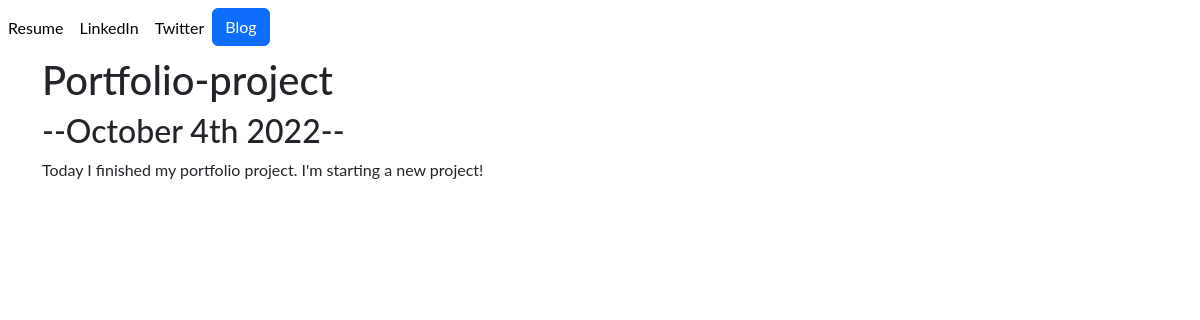
The app's page /blog/2/ with its own data.
### blog/models.py (models this page shows, shortened)
class Blog(models.Model):
    title = models.CharField(max_length=200)
    date = models.DateField()
    description = models.TextField()

### blog/views.py (the view)
# urls.py: path('<int:blog_id>/', views.detail, name='detail'),
def detail(request, blog_id):
    blog = get_object_or_404(Blog, pk=blog_id)
    return render(request, 'blog/detail.html', {'blog':blog})

### blog/templates/blog/detail.html
{% extends 'portfolio/base.html' %}
{% block content %}
<h1>{{ blog.title }}</h1>
<h2>--{{ blog.date|date:'F jS Y' }}--</h2>
{{ blog.description|safe}}
{% endblock %}

### portfolio/static/portfolio/custom.css (style rules this page uses)
body { font-family: 'Lato', sans-serif; }

### records on screen
Blog: title "Portfolio-project", date "October 4th 2022", description "Today I finished my portfolio project. I'm starting a new project!"
